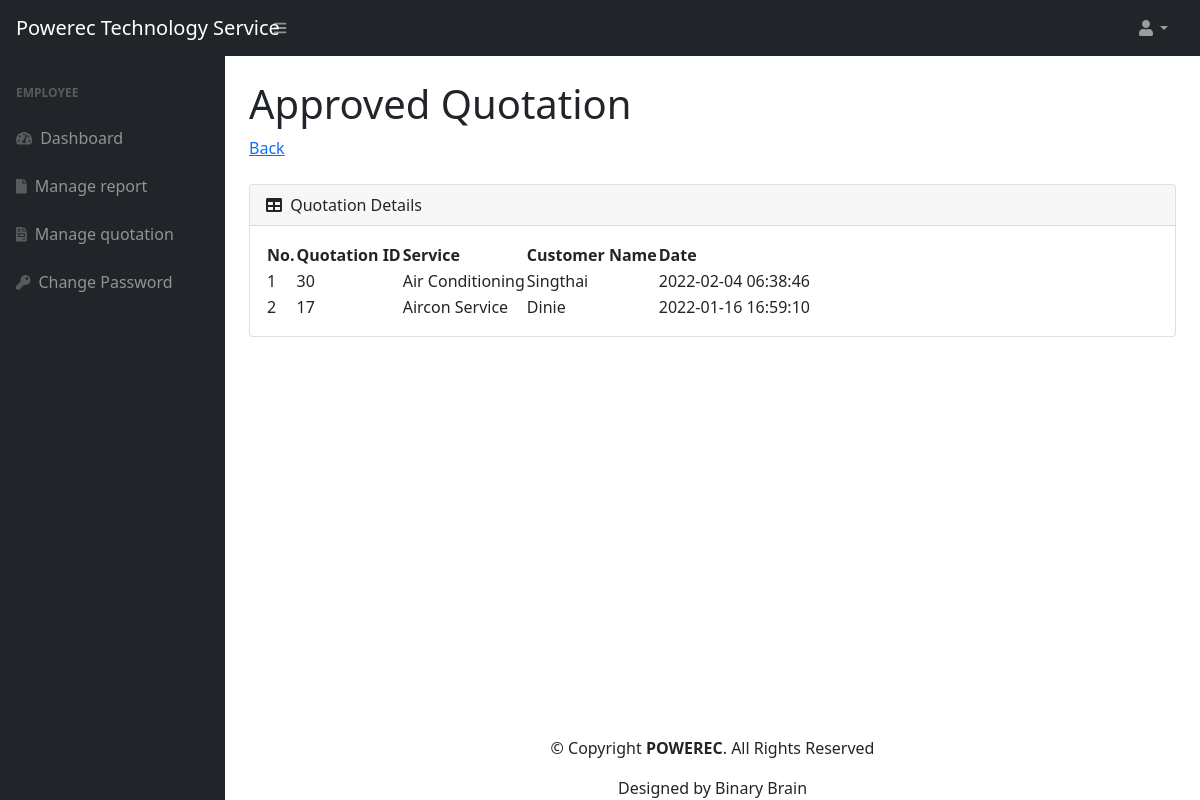
Screenshot of /manage-report1.php (signed in) with the database file from the repository.
### tables this page shows
CREATE TABLE `quotation` (
  `qid` int(11) NOT NULL,
  `service` text DEFAULT NULL,
  `status` varchar(10) DEFAULT 'Pending',
  `date` timestamp NOT NULL DEFAULT current_timestamp(),
  `q_addr` text NOT NULL,
  `uid` int(11) NOT NULL
);

CREATE TABLE `users` (
  `id` int(11) NOT NULL,
  `u_name` varchar(255) DEFAULT NULL,
  `u_email` varchar(255) DEFAULT NULL,
  `u_password` varchar(300) DEFAULT NULL,
  `u_contactno` varchar(11) DEFAULT NULL,
  `u_address` varchar(255) DEFAULT NULL,
  `user_type` int(2) NOT NULL DEFAULT 1,
  `u_posting_date` timestamp NOT NULL DEFAULT current_timestamp()
);

### manage-report1.php (the view, shortened to what this page needs)
<?php session_start();
include_once('includes/config.php');
?>
<?php
$sql = "SELECT * FROM quotation
        LEFT JOIN users ON quotation.uid = users.id
        WHERE status = 'Approved'
        ORDER BY date DESC" ;
$result = mysqli_query($con, $sql);
?>
<!DOCTYPE html>
<html lang="en">
    <head>
        <link href="https://cdn.jsdelivr.net/npm/simple-datatables@latest/dist/style.css" rel="stylesheet" />
        <link href="css/styles.css" rel="stylesheet" />
    </head>
    <body class="sb-nav-fixed">
      <?php include_once('includes/navbar.php');?>
        <div id="layoutSidenav">
          <?php include_once('includes/e_sidebar.php');?>
            <div id="layoutSidenav_content">
               <main>
                <div class="container-fluid px-4">
                    <h1 class="mt-4">Approved Quotation</h1>
                        <ol class="breadcrumb mb-4">
                            <li class="breadcrumb-item"><a href="manage-report.php">Back</a></li>
                        </ol>
                <div class="card mb-4">
                            <div class="card-header">
                                <i class="fas fa-table me-1"></i>
                                Quotation Details
                            </div>
                            <div class="card-body">
                                <table id="datatablesSimple">
                                    <thead>
                                        <tr>
                                           <th class="border-top-0">No.</th>
                                            <th class="border-top-0">Quotation ID</th>
                                            <th class="border-top-0">Service</th>
                                            <th class="border-top-0">Customer Name</th>
                                            <th class="border-top-0">Date </th>
                                        </tr>
                                    </thead>
                                    <tbody>
                                            <?php
                                                $i = 1;
                                                if(mysqli_num_rows($result)>0){
                                                while ($row = mysqli_fetch_array($result)){
                                                    echo "<tr>";
                                                    echo "<td> ".$i++."</td>";
                                                    echo "<td> ".$row['qid']."</td>";
                                                    echo "<td> ".$row['service']."</td>";
                                                    echo "<td> ".$row['u_name']."</td>";
                                                    echo "<td> ".$row['date']."</td>";
                                                    echo "</tr>";
                                                }
                                                }
                                                else{
                                                    echo "<tr>";
                                                    echo "<td>No Quotation found...</td>";
                                                    echo "</tr>";
                                                }
                                            ?>
                                        </tbody>
                                </table>
                            </div>
                </div>
            </main>
<?php include 'footer.php';?>
    </body>
</html>

### rows the page displays
quotation: qid "30", service "Air Conditioning", uid.u_name "Singthai", date "2022-02-04 06:38:46"
quotation: qid "17", service "Aircon Service", uid.u_name "Dinie", date "2022-01-16 16:59:10"
